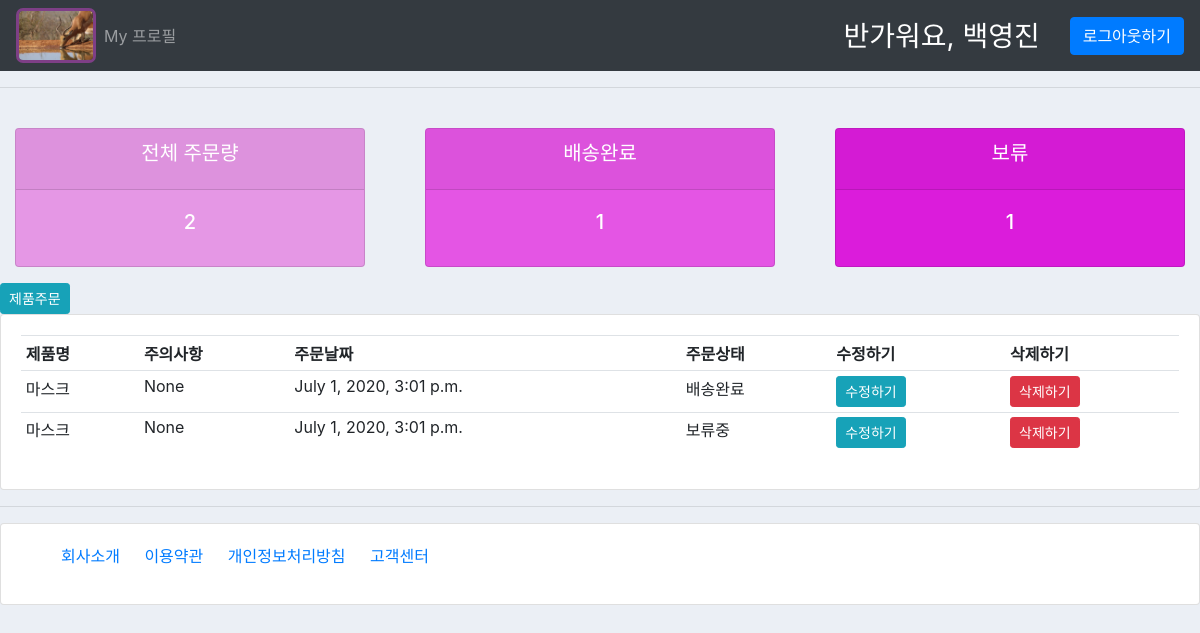
Page /user/ (signed in) on the earlier database version.
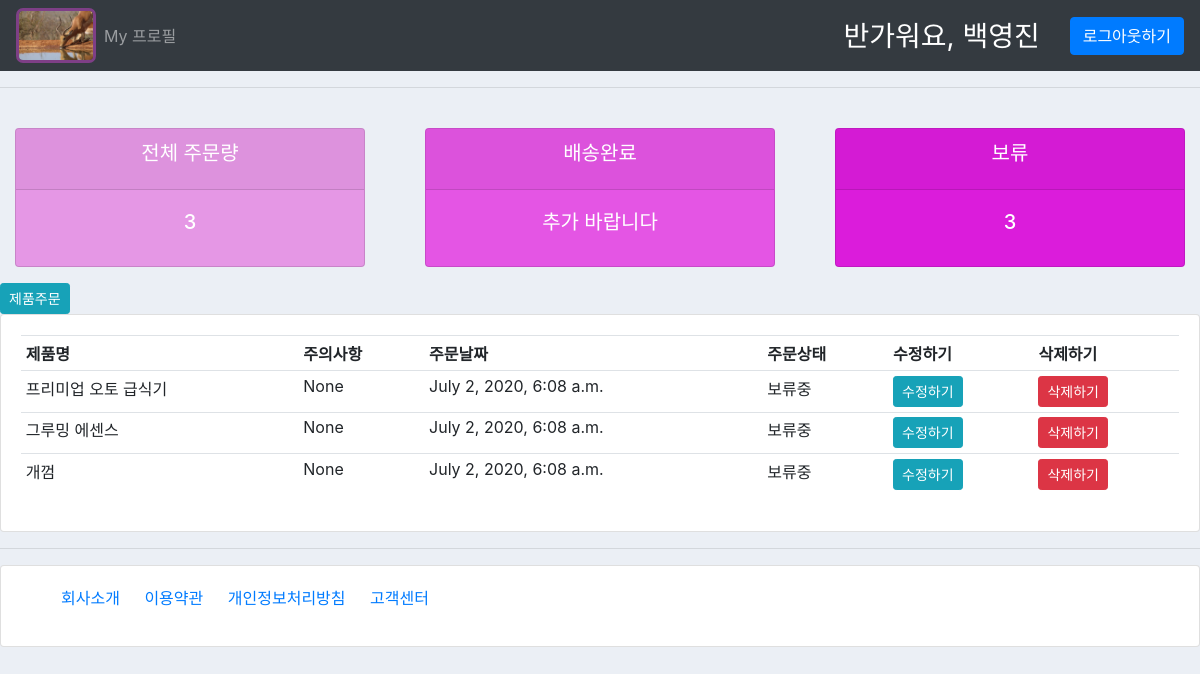
Same page on the later database version.
### accounts/models.py (models this page shows, shortened)
class Order(models.Model):
    STATUS =(
        ('보류중', '보류중'),
        ('출고완료', '출고완료'),
        ('배송완료', '배송완료'),
    )
    customer= models.ForeignKey(Customer,on_delete=models.CASCADE, null=True)
    product=models.ForeignKey(Products,on_delete=models.CASCADE, null=True)
    date_created = models.DateTimeField(auto_now_add=True, null=True)
    status = models.CharField(max_length=200, null=True, choices=STATUS)
    note = models.CharField(max_length=1000,null=True,blank=True)

class Products(models.Model):
    CATEGORY=(
        ('강아지', '강아지'),
        ('고양이', '고양이'),
    )
    name=models.CharField(max_length=200, null=True)
    price= models.FloatField(null=True)
    category=models.CharField(max_length=200, null=True, choices=CATEGORY)
    description=models.CharField(max_length=200, null=True, blank=True)
    date_created = models.DateTimeField(auto_now_add=True, null=True)
    tags = models.ManyToManyField(Tag)
    def __str__(self):
        return self.name

### accounts/decorators.py (the view)
        def wrapper_func(request, *args, **kwargs):
            group = None
            if request.user.groups.exists():
                group = request.user.groups.all()[0].name #group테이블의 pk를 제외한 유일한 컬럼"name"
            if group in allowed_roles:
                return view_func(request, *args, **kwargs)
            else:
                return HttpResponse("접근이 허가되지 않은 사용자입니다 %s만 접근하세요" % allowed_roles)
            return view_func(request, *args, **kwargs)

### accounts/views.py (called while the page is built)
@login_required(login_url='login')
@allowed_users(allowed_roles=['customer'])
def userPage(request):
    a = Group.objects.get(name='customer')
    orders = request.user.customer.order_set.all()
    total_orders= orders.count()
    delivered = orders.filter(status='배송완료').count()
    pending = orders.filter(status='보류중').count()
    context={
        'orders':orders,
         'total_orders':total_orders,
        'delivered':delivered,
        'pending':pending,
    }
    return render(request,'accounts/user.html', context)

### accounts/templates/accounts/user.html
{% extends 'accounts/main.html' %}
{% block content %}
{% include 'accounts/status.html' %}
<div>
    <a href="{% url 'create_order' request.user.customer.id %}" class="btn btn-sm btn-info">제품주문</a>
</div>
<div class="row">
    <div class="col-md">
        <div class="card card-body">
            <table class="table table-sm">
                <tr>
                    <th>제품명</th>
                    <th>주의사항</th>
                    <th>주문날짜</th>
                    <th>주문상태</th>
                    <th>수정하기</th>
                    <th>삭제하기</th>
                </tr>
                {% for order in orders %}
                <tr>
                    <td>{{order.product}}</td>
                    <td>{{order.note}}</td>
                    <td>{{order.date_created}}</td>
                    <td>{{order.status}}</td>
                    <td><a class="btn btn-sm btn-info" href="{% url 'update_order' order.id %}">수정하기</td>
                    <td><a class="btn btn-sm btn-danger" href="{% url 'delete_order' order.id %}">삭제하기</td>
                </tr>
                {% endfor %}
            </table>
        </div>
    </div>
</div>
{% endblock %}

### accounts/templates/accounts/main.html (shortened to what this page needs)
{% load static %}
<!DOCTYPE html>
<html lang="en">
<head>
    <link rel="stylesheet" href="https://stackpath.bootstrapcdn.com/bootstrap/4.5.0/css/bootstrap.min.css">
    <link rel ='stylesheet' type='text/css' href="{% static 'css/main.css' %}">
</head>
<body>
    {% include 'accounts/navbar.html' %}
    <hr>
    {% block content %}
    {% endblock %}
    <hr>
    <div class="row">
        <div class="col">
            <div class="card card-body">
            <ul>
                <a href="" class="footer-link">회사소개</a>
                <a href="" class="footer-link">이용약관</a>
                <a href="" class="footer-link">개인정보처리방침</a>
                <a href="" class="footer-link">고객센터</a>
            </ul>
            </div>
        </div>
    </div>
</body>
</html>

### accounts/templates/accounts/navbar.html (shortened to what this page needs)
{% load static %}
<nav class="navbar navbar-expand-lg navbar-dark bg-dark">
    <a href="{% url 'home' %}"><img src="{% static 'images/가젤.jpg' %}" id="logo" ></a>
    <div class="collapse navbar-collapse" id="navbarNav">
      <ul class="navbar-nav">
        {% if request.user.is_staff %}
          <li class="nav-item">
            <a class="nav-link" href="{% url 'home' %}">대시보드</a>
          </li>
          <li class="nav-item">
            <a class="nav-link" href="{% url 'products' %}">제품군</a>
          </li>
        {% else %}
          <li class="nav-item">
            <a class="nav-link" href="{% url 'account' %}">My 프로필</a>
          </li>
        {% endif %}
      </ul>
    </div>
    <span id="hello-msg">반가워요, {{request.user.username}}    </span>
    <span><a class="btn btn-primary" href="{% url 'logout' %}">로그아웃하기</a></span>
  </nav>

### accounts/templates/accounts/status.html
<br>
<div class="row">
    <div class="col">
        <div class="col-md">
            <div class="card text-center text-white mb-3" id="total-orders">
                <div class="card-header">
                    <h5 class="card-title">전체 주문량</h5>
                </div>
                <div class="card-body">
                    <h5 class="card-title">{% if total_orders %}{{total_orders}}{%else%} 추가 바랍니다 {%endif %}</h5>
                </div>
            </div>
        </div>
    </div>
    <div class="col">
        <div class="col-md">
            <div class="card text-center text-white mb-3" id="orders-delivered">
                <div class="card-header">
                    <h5 class="card-title">배송완료</h5>
                </div>
                <div class="card-body">
                    <h5 class="card-title">{% if delivered %}{{delivered}}{%else%} 추가 바랍니다 {%endif %}</h5>
                </div>
            </div>
        </div>
    </div>
    <div class="col">
        <div class="col-md">
            <div class="card text-center text-white mb-3" id="orders-pending">
                <div class="card-header">
                    <h5 class="card-title">보류</h5>
                </div>
                <div class="card-body">
                    <h5 class="card-title">{% if pending %}{{pending}}{%else%} 추가 바랍니다 {%endif %}</h5>
                </div>
            </div>
        </div>
    </div>
</div>

### static/css/main.css (style rules this page uses)
#logo { width:80px; border: 3px solid rgb(126, 63, 134); border-radius: 7px; }
body { background-color: #ebeff5; }
#total-orders { background-color: rgb(229, 151, 229); }
#orders-delivered { background-color: rgb(228, 85, 228); }
#orders-pending { background-color: rgb(219, 28, 219); }

### accounts/templates/accounts/main.html (style rules this page uses)
.footer-link { margin-right:20px; }

### accounts/templates/accounts/navbar.html (style rules this page uses)
#hello-msg { font-size:28px; color:white; margin-right : 30px; }

Differences in the rows shown:
removed Order: product "마스크", note "None", date_created "July 1, 2020, 3:01 p.m.", status "배송완료"
removed Order: product "마스크", note "None", date_created "July 1, 2020, 3:01 p.m.", status "보류중"
added Order: product "프리미업 오토 급식기", note "None", date_created "July 2, 2020, 6:08 a.m.", status "보류중"
added Order: product "그루밍 에센스", note "None", date_created "July 2, 2020, 6:08 a.m.", status "보류중"
added Order: product "개껌", note "None", date_created "July 2, 2020, 6:08 a.m.", status "보류중"
Other differences:
{{ total_orders }}: "2" → "3"
{{ pending }}: "1" → "3"
{{ delivered }}: "1" → (not shown)
text now shown: "추가 바랍니다"
